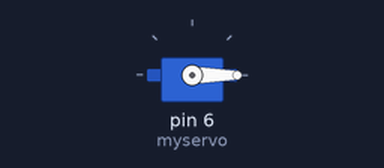
The sketch below on a simulated Arduino Uno, built with avr-gcc and run on an emulated ATmega328P. Shown: servo.

Above: at 0.05 s.
At 3.0 s:
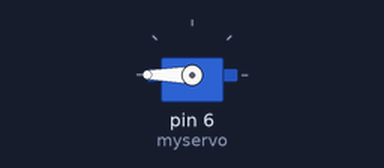
At 6.0 s:
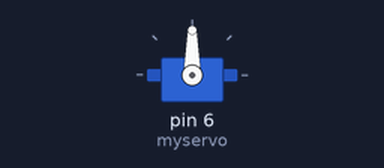
Timing chart, 0 to 7.8 s (numbered marks = the images above):
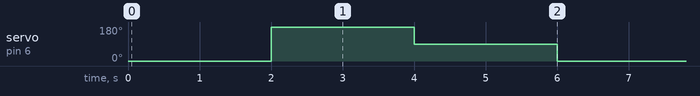

Measured:
- by itself, servo on pin 6 (myservo): repeats every 6.0 s: 90° 2.0 s, 0° 2.0 s, 180° 2.0 s

The sketch:

ServoCenter.ino
```cpp
#include <Servo.h>
Servo myservo;  // create servo object to control a servo
int pos = 0;    // variable to store the servo position


void setup()
{
    myservo.attach(6);  // attaches the servo on pin 6 to the servo object
    pos = 90;
    myservo.write(pos);  // αρχική τοποθέτηση του servo στη μέση
}

void loop()
{
  myservo.write(0);
  delay(2000);
  myservo.write(180);
  delay(2000);
  myservo.write(90);
  delay(2000);
}
```
